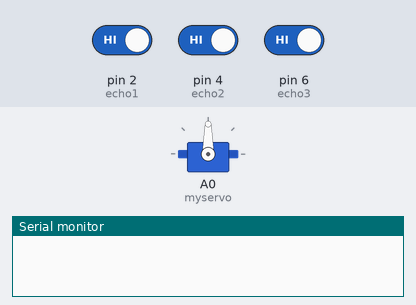
The sketch below on a simulated Arduino Uno, built with avr-gcc and run on an emulated ATmega328P. Shown: servo, the last lines printed to the serial monitor. The inputs (shaded band) are chosen by the test bench; at power-on: pin 2 (echo1) HIGH, pin 4 (echo2) HIGH, pin 6 (echo3) HIGH.

Above: at 0.1 s.
At 10.85 s:
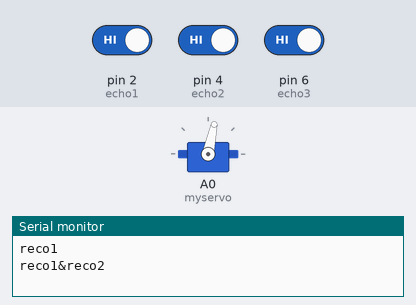
At 24.2 s:
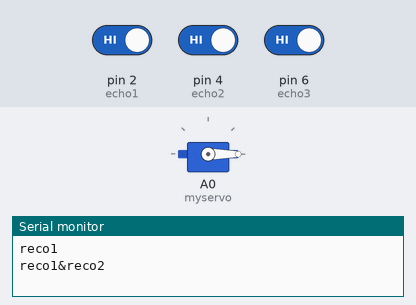
At 39.87 s:
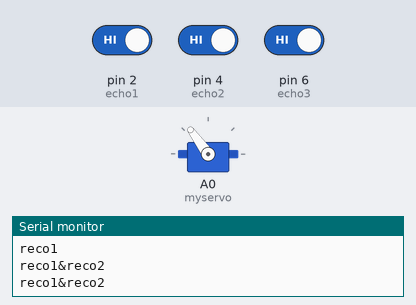
Timing chart, 0 to 40.0 s (numbered marks = the images above):
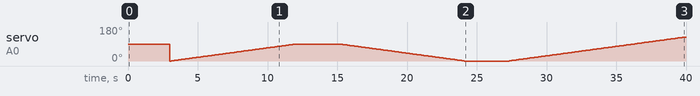

The sketch:

mode_2.ino
```cpp
#include<Servo.h>

Servo myservo;

//핀
int echo1 = 2;
int echo2 = 4;
int echo3 = 6;
int trig1 = 3;
int trig2 = 5;
int trig3 = 7;
int motor = 8;

//변수
int reco1;
int reco2;
int reco3;
int i;

void reco()
{
   /*get distance*/
  //reco1
  digitalWrite(trig1,LOW);
  digitalWrite(echo1,LOW);
  delayMicroseconds(2);
  digitalWrite(trig1,HIGH);
  delayMicroseconds(10);
  digitalWrite(echo1,HIGH);

  unsigned long duration1 = pulseIn(echo1, HIGH);
  float distance1 = ((float)(340 * duration1) / 10000) / 2;

  //reco2
  digitalWrite(trig2,LOW);
  digitalWrite(echo2,LOW);
  delayMicroseconds(2);
  digitalWrite(trig2,HIGH);
  delayMicroseconds(10);
  digitalWrite(echo2,HIGH);

  unsigned long duration2 = pulseIn(echo2, HIGH);
  float distance2 = ((float)(340 * duration2) / 10000) / 2;

  //reco3
  digitalWrite(trig3,LOW);
  digitalWrite(echo3,LOW);
  delayMicroseconds(2);
  digitalWrite(trig3,HIGH);
  delayMicroseconds(10);
  digitalWrite(echo3,HIGH);

  unsigned long duration3 = pulseIn(echo3, HIGH);
  float distance3 = ((float)(340 * duration3) / 10000) / 2;

  /*get recognition*/
  //reco1
  if(distance1 <= 200 || distance1 >=2700)
    reco1 = 1;
  else
    reco1 = 0;

  //reco2
  if(distance2 <= 200 || distance2 >=2700)
    reco2 = 1;
  else
    reco2 = 0;

  //reco3
  if(distance3 <= 200 || distance3 >=2700)
    reco3 = 1;
  else
    reco3 = 0;
/*
  Serial.print("reco1: ");
  Serial.print(reco1);
  Serial.print("  reco2: ");
  Serial.print(reco2);
  Serial.print("  reco3: ");
  Serial.println(reco3);
*/
}

void recoservo()
{
  //1 recognition
  if(reco1 == 1)
  {
    Serial.println("reco1");
    myservo.write(0);
  }
  else if(reco2 == 1)
  {
    Serial.println("reco2");
    myservo.write(90);
  }
  else if(reco3 == 1)
  {
    Serial.println("reco3");
    myservo.write(180);
  }

  //2 recognition
  if(reco1 == 1 && reco2 == 1)
  {
    Serial.println("reco1&reco2");
    for(i = 0 ; i <= 90 ; i++)
    {
      myservo.write(i);
      delay(100);
    }
    delay(3000);
    for(i = 90 ; i >= 0 ; i--)
    {
      myservo.write(i);
      delay(100);
    }
    delay(3000);
  }
  if(reco1 == 1 && reco3 == 1)
  {
    Serial.println("reco1&reco2");
    for(i = 0 ; i <= 180 ; i++)
    {
      myservo.write(i);
      delay(100);
    }
    delay(3000);
    for(i = 180 ; i >= 0 ; i--)
    {
      myservo.write(i);
      delay(100);
    }
    delay(3000);
  }
  if(reco2 == 1 && reco3 == 1)
  {
    Serial.println("reco1&reco3");
    for(i = 90 ; i <= 180 ; i++)
    {
      myservo.write(i);
      delay(100);
    }
    delay(3000);
    for(i = 180 ; i >= 90; i--)
    {
      myservo.write(i);
      delay(100);
    }
    delay(3000);
  }

  //3 recognition
  if(reco1 == 1 && reco2 == 1 && reco3 == 1)
  {
    Serial.println("allreco");
    for(i = 0 ; i <= 90 ; i++)
    {
     myservo.write(i);
     delay(100);
    }
    delay(3000);
    for(i = 90 ; i<= 180; i++)
    {
      myservo.write(i);
      delay(100);
    }
    delay(3000);
    for(i = 180 ; i >= 90; i--)
    {
      myservo.write(i);
      delay(100);
    }
    delay(3000);
    for(i = 90 ; i >= 0; i--)
    {
      myservo.write(i);
      delay(100);
    }
    delay(3000);
  }

 // no recognition
 if(reco1 == 0 && reco2 == 0 && reco3 == 0)
 {
  analogWrite(motor, 0);
 }
}

void setup() {
  Serial.begin(115200);
  myservo.attach(A0);

  pinMode(echo1,INPUT);
  pinMode(echo2,INPUT);
  pinMode(echo3,INPUT);
  pinMode(trig1,OUTPUT);
  pinMode(trig2,OUTPUT);
  pinMode(trig3,OUTPUT);
}

void loop() {
  reco();
  recoservo();
}
```

Measured:
- by itself, servo on A0 (myservo): 90° → 0° at 3.0 s, → 1° 0.10 s later, → 2° 0.10 s later, → 3° 0.10 s later, … (308 changes in this stretch)
